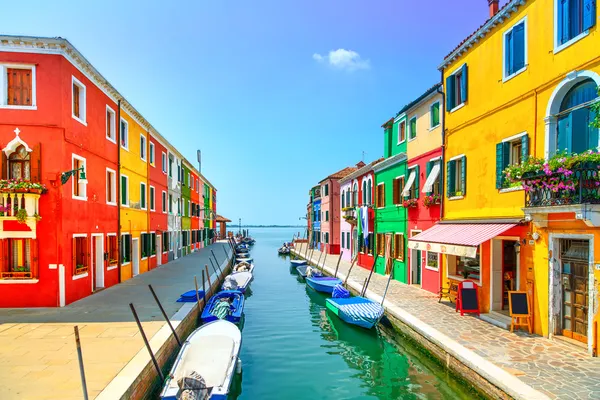
#> input picture test_img/blob_test.jpg, 600 x 400 px
$ python test_edges.py
#> lines starting #> are read from the running program, lines starting #| are printed output that depends on the picture
### src/skda_blur.py
"""
A module for imlementing various blur filters on an image.

Implemented filters:
    Average
    Gaussian
    Median
    Bilateral

Author: Josef Kahoun
Date: 4.7.2024
"""
import cv2
import numpy as np
from typing import Tuple

DEFAULT_KERNEL_SIZE = (3,3)
DEFAULT_MEDIAN_KERNEL_SIZE = 5
DEFAULT_BILATERAL_DIAMETER = 9
DEFAULT_BILATERAL_SIGMA_COLOR = 75
#TODO: add docstrings and type hints
class Filter:
    def __init__(self, kernel_size : Tuple[int, int] = DEFAULT_KERNEL_SIZE,
                 median_kernel_size : int = DEFAULT_MEDIAN_KERNEL_SIZE,
                 bilat_diameter : int = DEFAULT_BILATERAL_DIAMETER,
                 bilat_sigma_color : int = DEFAULT_BILATERAL_SIGMA_COLOR) -> None:
        # average and gaussian filter parameters
#> in main, img is the input picture: shape (400, 600, 3); mean B, G, R 140.8, 155.8, 155.3
        self.kernel_size = kernel_size
        # median filter parameters
        self.median_kernel_size = median_kernel_size
        # bilateral filter parameters
        self.bilat_diameter = bilat_diameter
        self.bilat_sigma_color = bilat_sigma_color
        self.check_attributes()

    # [11 lines left out: function average, not called in this run]

    def gaussian(self, img: np.array) -> np.array:
        """
        Apply the gaussian filter on the image.

        Args:
            img (np.array): The image to apply the filter on.

        Returns:
            np.array: The image after applying the filter.
        """
        return cv2.GaussianBlur(img, self.kernel_size, 0)

    # [23 lines left out: functions median, bilateral, not called in this run]

    def check_attributes(self) -> None:
        """
        Check if the attributes are valid.
        """
        if not isinstance(self.kernel_size, tuple) or len(self.kernel_size) != 2:
            raise ValueError("The kernel size must be a tuple of 2 integers.")
        if not all(isinstance(x, int) for x in self.kernel_size) and all(x > 0 for x in self.kernel_size) and all(x % 2 != 0 for x in self.kernel_size):
            raise ValueError("The kernel size must be a tuple of 2 integers.")
        if not isinstance(self.median_kernel_size, int):
            raise ValueError("The median kernel size must be an integer.")
        if not isinstance(self.bilat_diameter, int) or self.bilat_diameter <= 0:
            raise ValueError("The bilateral diameter must be a positive integer.")
        if not isinstance(self.bilat_sigma_color, int): #TODO: add range for sigma color
            raise ValueError("The bilateral sigma color must be an integer.")

### src/edges.py
"""
Module for edge detection in a picture.

Author: Josef Kahoun
Date: 28.06.2024
"""

import cv2
import numpy as np
from typing import List, Tuple

DEFAULT_MIN_VALUE_OF_VOTES = 50
DEFAULT_MIN_LENGTH_OF_STRAIGHT_LINE = 50
DEFAULT_MAX_GAP_BETWEEN_LINES = 5
DEFAULT_MIN_LENGTH = 150
DEFAULT_ANGLE = 0
DEFAULT_ANGLE_TOLERANCE = 5

class EdgeDetector:
    """
    A class for edge detection in a picture.

    Args:
        min_val (int): The minimum value for edge detection.
        max_val (int): The maximum value for edge detection.
        min_value_of_votes (int): The minimum value of votes for line extraction.
        min_length_of_straight_line (int): The minimum length of a line for extraction.
        max_gap_between_lines (int): The maximum gap between lines for extraction.
        min_length (int): The minimum length of a line for first extraction.
        angle (int): The desired angle for line extraction.
        angle_tolerance (int): The tolerance for the desired angle.
    """
    def __init__(self, min_val: int, max_val: int, min_value_of_votes: int = DEFAULT_MIN_VALUE_OF_VOTES,
                 min_length_of_straight_line: int = DEFAULT_MIN_LENGTH_OF_STRAIGHT_LINE,
                 max_gap_between_lines: int = DEFAULT_MAX_GAP_BETWEEN_LINES,
                 min_length: int = DEFAULT_MIN_LENGTH, angle : int = DEFAULT_ANGLE,
                 angle_tolerance : int = DEFAULT_ANGLE_TOLERANCE) -> None:
        # edge detection parameters
        self.min_val = min_val
        self.max_val = max_val
        # straight line extraction parameters
        self.min_value_of_votes = min_value_of_votes
        self.min_length_of_straight_line = min_length_of_straight_line
        self.max_gap_between_lines = max_gap_between_lines
        # parameter for first contour extraction
        self.min_length = min_length
        # parameters for wanted lines
        self.angle = angle
        self.angle_tolerance = angle_tolerance
        self.check_attributes()

    def detect_edges(self, img: np.array) -> np.array:
        """
        Detects edges in an image using the Canny edge detection algorithm.

        Args:
            img (np.array): The image to detect edges in.

        Returns:
            np.array: The image with detected edges.
        """
        gray_img = cv2.cvtColor(img,cv2.COLOR_BGR2GRAY) # convert to grayscale
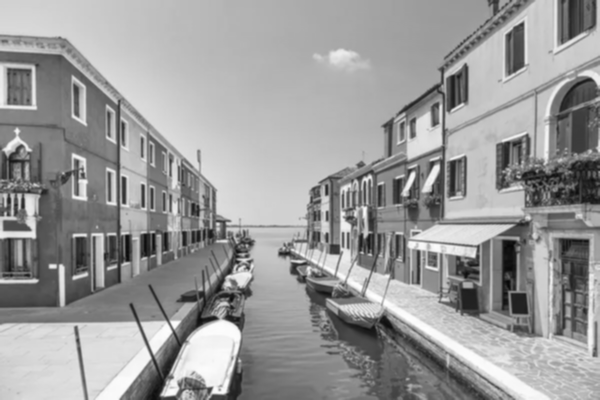
#> gray_img: shape (400, 600); min 8, max 255, mean 154
        edges = cv2.Canny(gray_img, self.min_val, self.max_val)
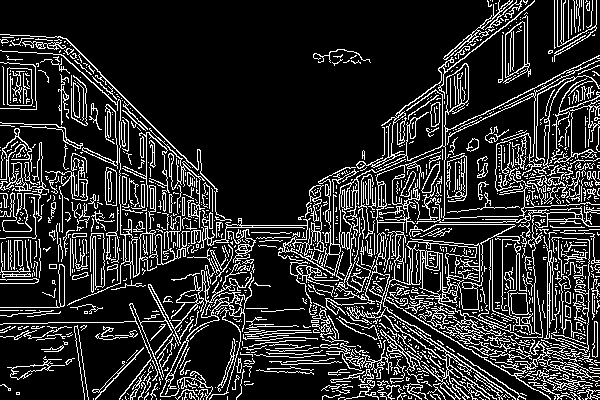
#> edges: shape (400, 600); 17.3% white in thin lines or dots
        return edges

    def extract_straight_lines(self, img: np.array) -> np.array:
        """
        Extract straight lines from the image with detected edges using the Hough Line Transform.

        Args:
            img (np.array): The image with detected edges.

        Returns:
            np.array: The image with extracted straight lines.
        """
        lines = cv2.HoughLinesP(img, # image with lines
                                1, # distance resolution in pixels
                                np.pi/180, # radius resolution
                                self.min_value_of_votes, # min value of votes
                                minLineLength=self.min_length_of_straight_line, # min length of line in pixels
                                maxLineGap=self.max_gap_between_lines) # max gap between lines in pixels
        ret_lines = []
        if lines is not None:
            for line in lines:
                ret_lines.append(line[0]) # x0, y0, x1, y1
        return ret_lines

    def extract_connected_objects(self, img: np.array) -> Tuple[List,List]:
        """
        Extract connected objects from the image with detected edges.

        Args:
            img (np.array): The original image.

        Returns:
            list: List of bounding boxes of the connected objects.
            list: List of centroids of the connected objects.
        """
        bounding_boxes = []
        edges = self.detect_edges(img)
        num_labels, labels, stats, centroids = cv2.connectedComponentsWithStats(edges)
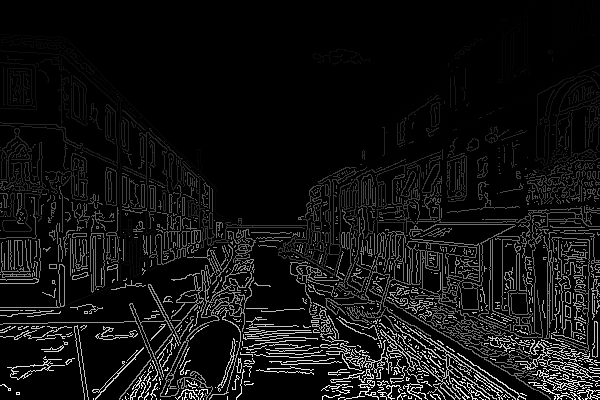
#> labels: shape (400, 600) int32; min 0, max 1294, mean 92.5; drawn with min black and max white
#> num_labels = 1295; stats = 1295 rows, first 6: [0, 0, 600, 400, 198539], [487, 0, 5, 7, 13], [490, 0, 1, 1, 1], [492, 0, 1, 2, 2], [443, 0, 79, 60, 422], [523, 0, 5, 5, 11]; centroids = 1295 pairs, first value 0 to 599, second value 0 to 399
        ret_centroids = []
        ret_img = np.zeros_like(edges)
        for i in range(1, num_labels):
            x, y, w, h, length = stats[i]
            if length > self.min_length:
                bounding_boxes.append(([x, y], [x+w,y+h])) # x0, y0, x1, y1
                ret_centroids.append((centroids[i][0], centroids[i][1]))
                ret_img = np.logical_or(ret_img, labels == i)
#> this loop made 1294 passes
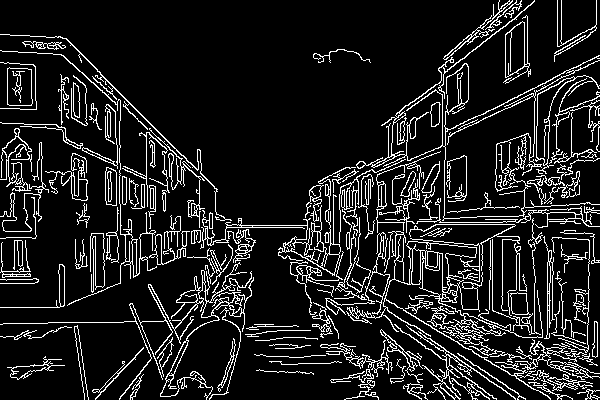
#> ret_img: shape (400, 600) bool; 12% white in thin lines or dots
#> after the loop, bounding_boxes = 121 items; ret_centroids = 121 pairs, first value 15.4 to 595.1, second value 24.51 to 393.9

        return bounding_boxes,ret_centroids,np.uint8(ret_img*255)

    def get_lines(self, img : np.array) -> List[Tuple[int,int,int,int]]:
        """
        Get the lines from the img having the desired characteristics.

        Args:
            img (np.array): The image with detected edges.

        Returns:
            list: List of lines in the image.
        """
        _,_,edges = self.extract_connected_objects(img)
#> edges: shape (400, 600); 12% white in thin lines or dots
        lines = self.extract_straight_lines(edges)
#> in extract_straight_lines, `lines = cv2.HoughLinesP(img,`: lines = 18 rows, first 6: [346, 275, 550, 398], [63, 138, 173, 189], [409, 334, 494, 398], [65, 38, 216, 189], [516, 361, 581, 392], [429, 338, 517, 399]
#> the loop in extract_straight_lines, `for line in lines:` made 18 passes
#> line on passes 1 to 12: [[346, 275, 550, 398]], [[63, 138, 173, 189]], [[409, 334, 494, 398]], [[65, 38, 216, 189]], [[516, 361, 581, 392]], [[429, 338, 517, 399]], [[458, 354, 518, 393]], [[442, 133, 552, 79]], [[451, 134, 559, 83]], [[441, 317, 442, 257]], [[152, 235, 212, 231]], [[412, 241, 482, 248]]
#> after the loop in extract_straight_lines, `for line in lines:`: ret_lines = 18 items, first 6: [346, 275, 550, 398], [63, 138, 173, 189], [409, 334, 494, 398], [65, 38, 216, 189], [516, 361, 581, 392], [429, 338, 517, 399]
#> lines has the same summary as ret_lines in extract_straight_lines
        ret_lines = []
        for line in lines:
            x1,y1,x2,y2 = line
            cur_angle = np.arctan2(y2-y1,x2-x1)*180/np.pi
            if abs(cur_angle-self.angle) < self.angle_tolerance or abs(cur_angle-self.angle-180) < self.angle_tolerance or abs(cur_angle-self.angle+180) < self.angle_tolerance:
                ret_lines.append([x1,y1,x2,y2])
#> this loop made 18 passes
#> (x1, y1, x2, y2, cur_angle) on passes 1 to 12: (346, 275, 550, 398, 31.09), (63, 138, 173, 189, 24.87), (409, 334, 494, 398, 36.98), (65, 38, 216, 189, 45), (516, 361, 581, 392, 25.5), (429, 338, 517, 399, 34.73), (458, 354, 518, 393, 33.02), (442, 133, 552, 79, -26.15), (451, 134, 559, 83, -25.28), (441, 317, 442, 257, -89.05), (152, 235, 212, 231, -3.81), (412, 241, 482, 248, 5.71)
        return ret_lines
        #TODO: sometimes the lines overlap, make a function that will remove the smaller line inside the bigger one

    # [55 lines left out: functions extract_rectangles, update_attributes, not called in this run]

    def check_attributes(self):
        """
        Check the current attributes of the EdgeDetector class and validate their correctness.
        """
        attributes = {
            'min_val': self.min_val,
            'max_val': self.max_val,
            'min_value_of_votes': self.min_value_of_votes,
            'min_length_of_straight_line': self.min_length_of_straight_line,
            'max_gap_between_lines': self.max_gap_between_lines,
            'min_length': self.min_length,
            'angle_tolerance': self.angle_tolerance
        }
        # Add attribute validation logic here
        for attr_name, attr_value in attributes.items():
            if not isinstance(attr_value, int) or attr_value <= 0:
                raise ValueError(f"{attr_name} attribute must be a positive integer.")
        if self.angle < -90 or self.angle > 90:
            raise ValueError("The angle must be between -90 and 90 degrees.")

### src/test_edges.py
"""
Script to test edge detection.

Author: Josef Kahoun
Date: 28.06.2024
"""
from edges import EdgeDetector
import cv2
import numpy as np
from skda_blur import Filter

def main():
    filt = Filter(kernel_size=(3,3))
    img = cv2.imread("../test_img/blob_test.jpg")
    img = filt.gaussian(img)
    edge_detector = EdgeDetector(min_val=10, max_val=50, min_value_of_votes=90,
                                 min_length_of_straight_line=60,min_length=60,max_gap_between_lines=4,
                                 angle=90,angle_tolerance=180)
    fin_lines = edge_detector.get_lines(img)
#> fin_lines has the same summary as ret_lines in extract_straight_lines
    print(fin_lines)
#> (printed output is left out)
    for line in fin_lines:
        x1,y1,x2,y2 = line
        cv2.line(img, (x1,y1), (x2,y2), (0,255,0), 2)
#> this loop made 18 passes
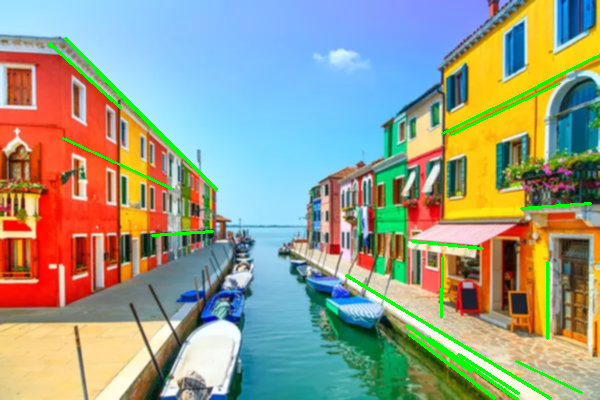
#> img: shape (400, 600, 3); mean B, G, R 138.1, 157.9, 151
    cv2.imshow("Original", img)
    cv2.waitKey(0)
    cv2.destroyAllWindows()

if __name__ == "__main__":
    main()

$ run again, with test_img/eye.jpeg copied over test_img/blob_test.jpg
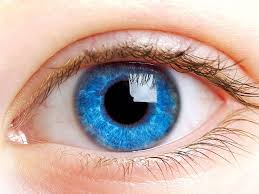
#> input picture test_img/eye.jpeg, 259 x 194 px
#> in main, img is the input picture: shape (194, 259, 3); mean B, G, R 164.7, 172.5, 196.5
#> in extract_connected_objects, `num_labels, labels, stats, centroids = cv2.connectedComponentsWithStat..`:
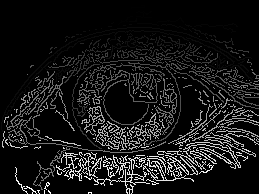
#> labels: shape (194, 259) int32; min 0, max 341, mean 30.9; drawn with min black and max white
#> num_labels = 342; stats = 342 rows, first 6: [0, 0, 259, 194, 40687], [151, 3, 89, 22, 201], [131, 5, 14, 4, 20], [136, 11, 16, 7, 38], [118, 16, 15, 9, 22], [157, 17, 27, 6, 33]; centroids = 342 pairs, first value 2.89 to 256, second value 6.6 to 192.3
#> the loop in extract_connected_objects, `for i in range(1, num_labels):` made 341 passes
#> after the loop in extract_connected_objects, `for i in range(1, num_labels):`:
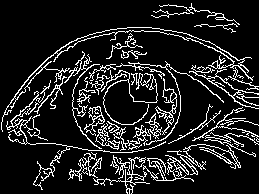
#> ret_img: shape (194, 259) bool; 13% white in thin lines or dots
#> after the loop in extract_connected_objects, `for i in range(1, num_labels):`: bounding_boxes = 29 items; ret_centroids = 29 pairs, first value 46.8 to 242.2, second value 12.52 to 175.5
#> in extract_straight_lines, `lines = cv2.HoughLinesP(img,`: lines = None
#> in get_lines, `lines = self.extract_straight_lines(edges)`: lines = []
